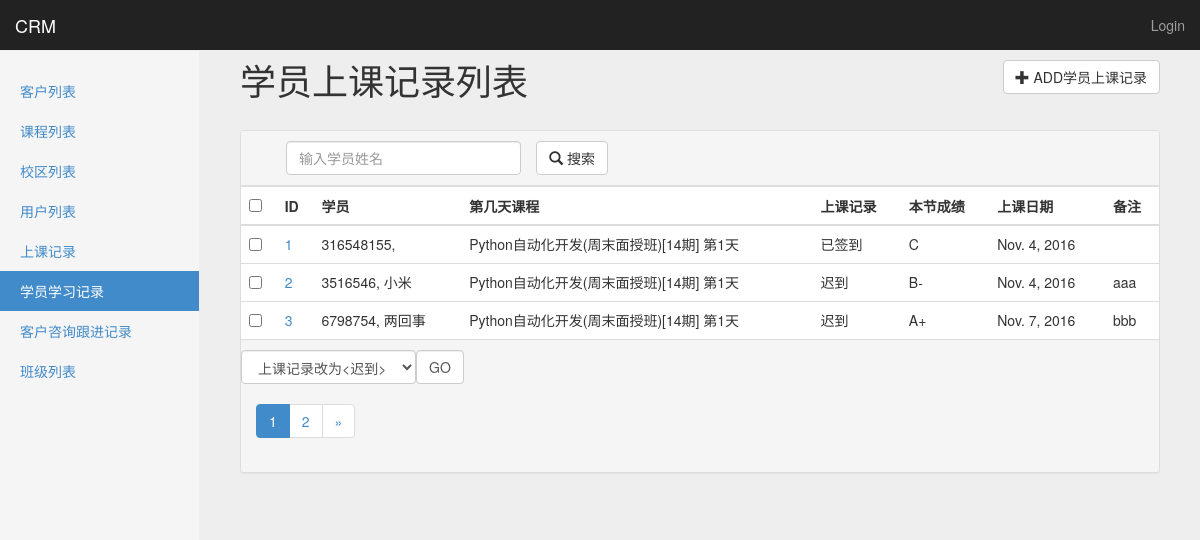
Before: /crm/studyrecords/ with the older database file.
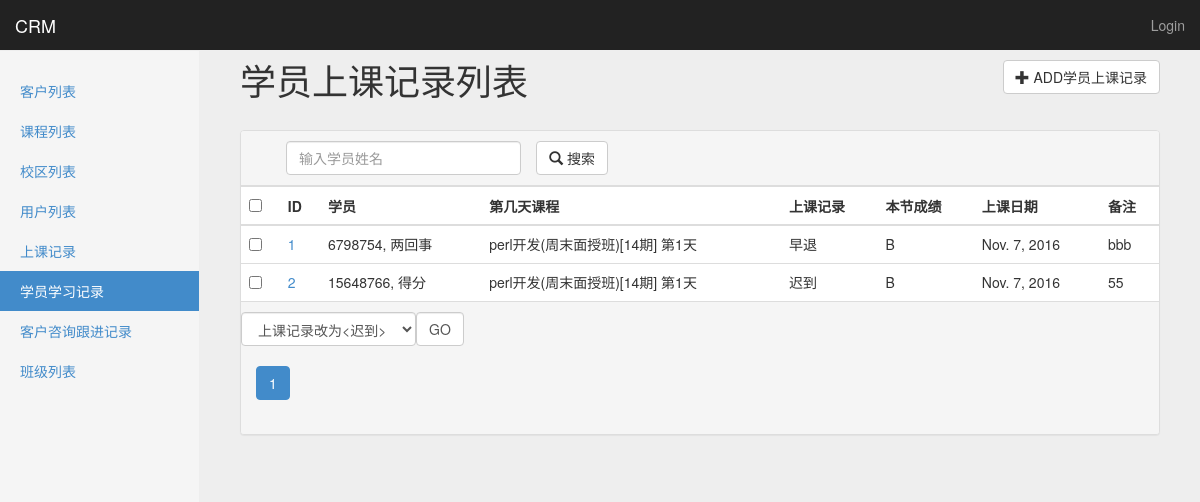
After: the same page with the newer database file.
### app01/models.py (models this page shows, shortened)
class StudyRecord(models.Model):
    course_record = models.ForeignKey(CourseRecord,verbose_name=u'第几天课程')
    student = models.ForeignKey(Customer,verbose_name=u'学员')
    record_choices = (
        ('checked',u'已签到'),
        ('late',u'迟到'),
        ('absence',u'缺课'),
        ('leave_early',u'早退'),
    )
    record = models.CharField(u'上课记录',choices=record_choices,default='checked',max_length=32)
    score_choices = (
        (100,'A+'),
        (90,'A'),
        (85,'B+'),
        (80,'B'),
        (70,'B-'),
        (60,'C+'),
        (50,'C'),
        (0,'D'),
        (-1,'N/A'),
        (-100,'COPY'),
    )
    score = models.IntegerField(u'本节成绩',choices=score_choices,default=-1)
    date = models.DateField(auto_now_add=True)
    note = models.CharField(u'备注',max_length=255,blank=True,null=True)
    class Meta:
        verbose_name = u'学员学习记录'
        verbose_name_plural = u'学员学习记录'
        unique_together = ('course_record','student')

class Customer(models.Model):
    qq = models.CharField(u'QQ号',max_length=64,unique=True)
    name = models.CharField(u'姓名',max_length=32,blank=True,null=True)
    phone = models.BigIntegerField(u'手机',blank=True,null=True)
    stu_id = models.CharField(u'学号',blank=True,null=True,max_length=64)
    source_choices = (
        ('qq',u'qq群'),
        ('referral',u'内部转介绍'),
        ('51cto',u'51cto'),
        ('agent',u'招生代理'),
        ('others',u'其它'),
    )
    source = models.CharField(u'客户来源',max_length=64,choices=source_choices,default='qq')
    referral_from = models.ForeignKey('self',
                                      verbose_name=u'转介绍自学员',
                                      help_text='若客户是转介绍自学员，填写学员姓名',
                                      blank=True,
                                      null=True,
                                      related_name='internal_referral')
    course = models.ForeignKey(Course,verbose_name=u'咨询课程')
    class_type_choices = (
        ('online', u'网络班'),
        ('offline_weekend', u'周末面授班'),
        ('offline_fulltime', u'脱产面授班'),
    )
    class_type = models.CharField(u'班级类型',max_length=64,choices=class_type_choices)
    customer_note = models.TextField(u'客户咨询详情',help_text=u'客户咨询的对话记录')
    status_choices = (
        ('signed',u'已报名'),
        ('unregistered',u'未报名'),
        ('graduated',u'已毕业'),
        ('dropoff',u'已退学'),
    )
    status = models.CharField(u'客户状态',choices=status_choices,max_length=64,default='unregistered')
    consultant = models.ForeignKey(UserProfile,verbose_name=u'课程顾问')
    date = models.DateField(u'咨询日期',auto_now_add=True)
    class_list = models.ManyToManyField(ClassList,verbose_name=u'已报名班级',blank=True)
    def __str__(self):
        return u'%s, %s' % (self.qq,self.name)

class CourseRecord(models.Model):
    course = models.ForeignKey(ClassList,verbose_name=u'班级（课程）')
    day_num = models.IntegerField(u'节次',help_text=u'填写第几节课')
    date = models.DateField(auto_now_add=True,verbose_name=u'上课日期')
    teacher = models.ForeignKey(UserProfile,verbose_name=u'讲师')
    def __str__(self):
        return u'%s 第%s天' % (self.course,self.day_num)
    class Meta:
        verbose_name = u'上课记录'
        verbose_name_plural = u'上课记录'
        unique_together = ('course','day_num')

class ClassList(models.Model):
    course = models.ForeignKey(Course)
    course_type = models.CharField(u'课程类型',choices=class_type_choices,max_length=32)
    semester = models.IntegerField(u'学期')
    start_date = models.DateField(u'开班日期')
    graduate_date = models.DateField(u'毕业日期',blank=True,null=True)
    teachers = models.ManyToManyField(UserProfile,verbose_name=u'讲师')
    def __str__(self):
        return u'%s(%s)[%s期]' % (self.course.name,self.get_course_type_display(),self.semester)
    class Meta:
        verbose_name = u'班级列表'
        verbose_name_plural = u'班级列表'
        unique_together = ('course','course_type','semester')

class Course(models.Model):
    name = models.CharField(u'课程名称',max_length=128,unique=True)
    price = models.IntegerField(u'面授价格')
    online_price = models.IntegerField(u'网络班价格')
    brief = models.TextField(u'课程简介')

### app01/views.py (the view)
# urls.py: url(r'^studyrecords/(\d+)/$', views.studyrecord_detail,name='studyrecord_detail'),
def studyrecords(request):
    if request.method == 'POST':
        front_action_handle(request,models.StudyRecord)
        return HttpResponse('ok')
    data_dic = build_search_param(request, models.StudyRecord)
    return render(request,'app01/studyrecords.html',data_dic)

### app01/forms.py (called while the page is built, shortened)
def get_filter_fields(cls):
    filter_fields = settings.FILTER_FIELDS.get(cls.__name__.lower())
    if filter_fields is None:
        return None

### templates/app01/studyrecords.html (shortened to what this page needs)
{% extends 'base.html' %}
{% load custom_tags %}
{% block page-header %}
学员上课记录列表
<a href="{% url 'studyrecord_add' %}">
    <button type="button" class="btn btn-default pull-right">
      <span class="glyphicon glyphicon-plus"></span> ADD学员上课记录
    </button>
</a>
{% endblock %}
{% block page-content %}
<div class="panel panel-default">
    <div class="panel-heading" id="panel-heading">
        <div class="col-md-9 " >
            <form action="{% url url_alias %}?page=1{{ search_str }}" method="GET">
                <div class="col-md-5">
                    <input name="find__student__name" class="form-control" type="text" value="{{ find_list.1 }}" placeholder="输入学员姓名" minlength="1" maxlength="20" required>
                </div>
                <div class="col-md-3 search-button">
                    <button type="submit" id="btn-submit" class="btn btn-default">
                        <span class="glyphicon glyphicon-search"></span> 搜索
                    </button>
                </div>
            </form>
        </div>
    </div>
    <table class="table table-hover">
    <thead>
    <tr>
        <th><input type="checkbox" name="all_ids" value=""/></th>
        <th>ID</th>
        <th>学员</th>
        <th>第几天课程</th>
        <th>上课记录</th>
        <th>本节成绩</th>
        <th>上课日期</th>
        <th>备注</th>
    </tr>
    </thead>
    <tbody>
    {% for data in data_list %}
        <tr>
            <td><input type="checkbox" name="id" value="{{ data.id }}"/> </td>
            <td><a href="{% url 'studyrecord_detail' data.id %}">{{ forloop.counter }}</a></td>
            <td>{{ data.student }}</td>
            <td>{{ data.course_record }}</td>
            <td>{{ data.get_record_display }}</td>
            <td>{{ data.get_score_display }}</td>
            <td>{{ data.date }}</td>
            <td>{{ data.note }}</td>
        </tr>
    {% endfor %}
    </tbody>
</table>
    <div class="panel-footer">
        {% if actions %}
        <div class="row">
            <select name="data-action" class="form-control data-action action-select">
            {% for action in actions %}
                <option value="{{ action.0 }}">{{ action.1 }}</option>
            {% endfor %}
            </select>
            <button class="form-control data-action action-ok">GO</button>{% csrf_token %}
        </div>
        {% endif %}
        <nav>{% pagination_bar data_list search_str find_list %}</nav>
    </div>
</div>
{% endblock %}

Changed rows visible on the page:
removed StudyRecord: student "316548155,", course_record "Python自动化开发(周末面授班)[14期] 第1天", record "已签到", score "C", date "Nov. 4, 2016"
removed StudyRecord: student "3516546, 小米", course_record "Python自动化开发(周末面授班)[14期] 第1天", record "迟到", score "B-", date "Nov. 4, 2016", note "aaa"
changed StudyRecord "bbb": course_record "Python自动化开发(周末面授班)[14期] 第1天" → "perl开发(周末面授班)[14期] 第1天"; record "迟到" → "早退"; score "A+" → "B"
now on this page (row edited): StudyRecord: student "15648766, 得分", course_record "perl开发(周末面授班)[14期] 第1天", record "迟到", score "B", date "Nov. 7, 2016", note "55"
Other visible differences:
text no longer shown: "2 »"
